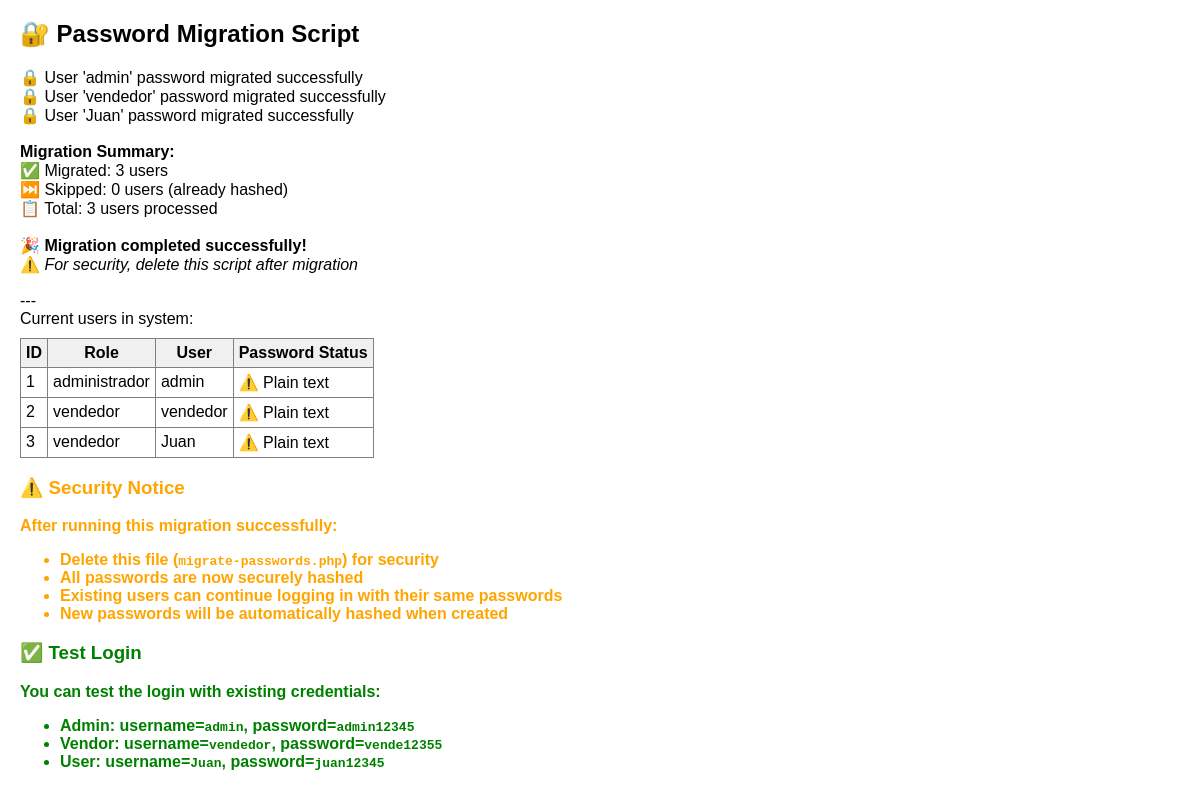
Screenshot of /backend-apiCrud/migrate-passwords.php with the database file from the repository.
### tables this page shows
CREATE TABLE `roles` (
  `id` int(11) NOT NULL AUTO_INCREMENT,
  `rol` enum('administrador','vendedor','supervisor') NOT NULL DEFAULT 'vendedor',
  `usuario` varchar(50) NOT NULL UNIQUE,
  `contrasena` varchar(255) NOT NULL,
  `nombre_completo` varchar(100) DEFAULT NULL,
  `email` varchar(100) DEFAULT NULL,
  `activo` tinyint(1) NOT NULL DEFAULT 1,
  `ultimo_login` timestamp NULL DEFAULT NULL,
  `created_at` timestamp NOT NULL DEFAULT current_timestamp(),
  `updated_at` timestamp NOT NULL DEFAULT current_timestamp() ON UPDATE current_timestamp(),
  PRIMARY KEY (`id`)
);

### backend-apiCrud/migrate-passwords.php (the view, shortened to what this page needs)
<?php
include("conexion.php");
try {
    $db = new PDO("mysql:host=$host;dbname=$dbname", $username, $password);
    $db->setAttribute(PDO::ATTR_ERRMODE, PDO::ERRMODE_EXCEPTION);
} catch(PDOException $e) {
    die("Error de conexión a la base de datos: " . $e->getMessage());
}
echo "<h2>🔐 Password Migration Script</h2>\n";
try {
    $stmt = $db->query("SELECT id, usuario, contrasena FROM roles");
    $users = $stmt->fetchAll(PDO::FETCH_ASSOC);
    $migratedCount = 0;
    $skippedCount = 0;
    foreach ($users as $user) {
        $id = $user['id'];
        $usuario = $user['usuario'];
        $currentPassword = $user['contrasena'];
        $hashedPassword = password_hash($currentPassword, PASSWORD_DEFAULT);
        $updateStmt = $db->prepare("UPDATE roles SET contrasena = :hashed_password WHERE id = :id");
        $updateStmt->bindParam(':hashed_password', $hashedPassword);
        $updateStmt->bindParam(':id', $id);
        if ($updateStmt->execute()) {
            echo "🔒 User '$usuario' password migrated successfully<br>\n";
            $migratedCount++;
        } else {
            echo "❌ Failed to migrate password for user '$usuario'<br>\n";
        }
    }
    echo "<br><strong>Migration Summary:</strong><br>\n";
    echo "✅ Migrated: $migratedCount users<br>\n";
    echo "⏭️ Skipped: $skippedCount users (already hashed)<br>\n";
    echo "📋 Total: " . count($users) . " users processed<br>\n";
    if ($migratedCount > 0) {
        echo "<br>🎉 <strong>Migration completed successfully!</strong><br>\n";
        echo "⚠️ <em>For security, delete this script after migration</em><br>\n";
    } else {
        echo "<br>ℹ️ No passwords needed migration.<br>\n";
    }
} catch (PDOException $e) {
    echo "❌ Migration failed: " . $e->getMessage() . "<br>\n";
}
echo "<br>---<br>\n";
echo "Current users in system:<br>\n";
try {
    $stmt = $db->query("SELECT id, rol, usuario FROM roles ORDER BY id");
    $users = $stmt->fetchAll(PDO::FETCH_ASSOC);
    echo "<table border='1' cellpadding='5' cellspacing='0'>\n";
    echo "<tr><th>ID</th><th>Role</th><th>User</th><th>Password Status</th></tr>\n";
    foreach ($users as $user) {
        $stmt = $db->prepare("SELECT contrasena FROM roles WHERE id = :id");
        $stmt->bindParam(':id', $user['id']);
        $stmt->execute();
        $passwordData = $stmt->fetch(PDO::FETCH_ASSOC);
        $isHashed = strlen($passwordData['contrasena']) > 50 ? '🔒 Hashed' : '⚠️ Plain text';
        echo "<tr>";
        echo "<td>{$user['id']}</td>";
        echo "<td>{$user['rol']}</td>";
        echo "<td>{$user['usuario']}</td>";
        echo "<td>$isHashed</td>";
        echo "</tr>\n";
    }
    echo "</table>\n";
} catch (PDOException $e) {
    echo "Error displaying users: " . $e->getMessage() . "<br>\n";
}
?>
<!DOCTYPE html>
<html>
<head>
</head>
<body>
<div class="warning">
    <h3>⚠️ Security Notice</h3>
    <p>After running this migration successfully:</p>
    <ul>
        <li>Delete this file (<code>migrate-passwords.php</code>) for security</li>
        <li>All passwords are now securely hashed</li>
        <li>Existing users can continue logging in with their same passwords</li>
        <li>New passwords will be automatically hashed when created</li>
    </ul>
</div>
<div class="success">
    <h3>✅ Test Login</h3>
    <p>You can test the login with existing credentials:</p>
    <ul>
        <li><strong>Admin:</strong> username=<code>admin</code>, password=<code>admin12345</code></li>
        <li><strong>Vendor:</strong> username=<code>vendedor</code>, password=<code>vende12355</code></li>
        <li><strong>User:</strong> username=<code>Juan</code>, password=<code>juan12345</code></li>
    </ul>
</div>
</body>
</html>

### backend-apiCrud/migrate-passwords.php (style rules this page uses)
body { font-family: Arial, sans-serif; margin: 20px; }
table { border-collapse: collapse; margin-top: 10px; }
th { background-color: #f0f0f0; }
.warning { color: orange; font-weight: bold; }
.success { color: green; font-weight: bold; }

### rows the page displays
roles: usuario "admin", id "1", rol "administrador", contrasena "⚠️ Plain text"
roles: usuario "vendedor", id "2", rol "vendedor", contrasena "⚠️ Plain text"
roles: usuario "Juan", id "3", rol "vendedor", contrasena "⚠️ Plain text"

### other values shown
$migratedCount "3"
$skippedCount "0"
count($users) "3"
